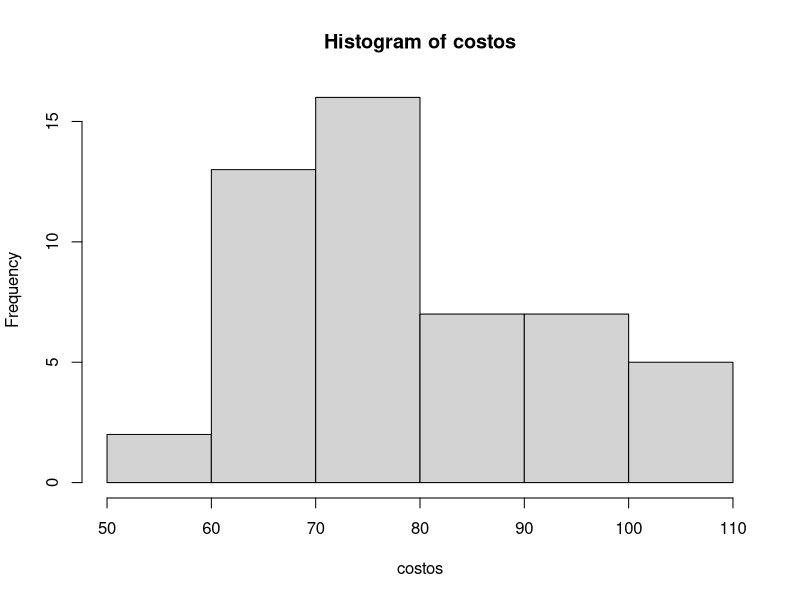
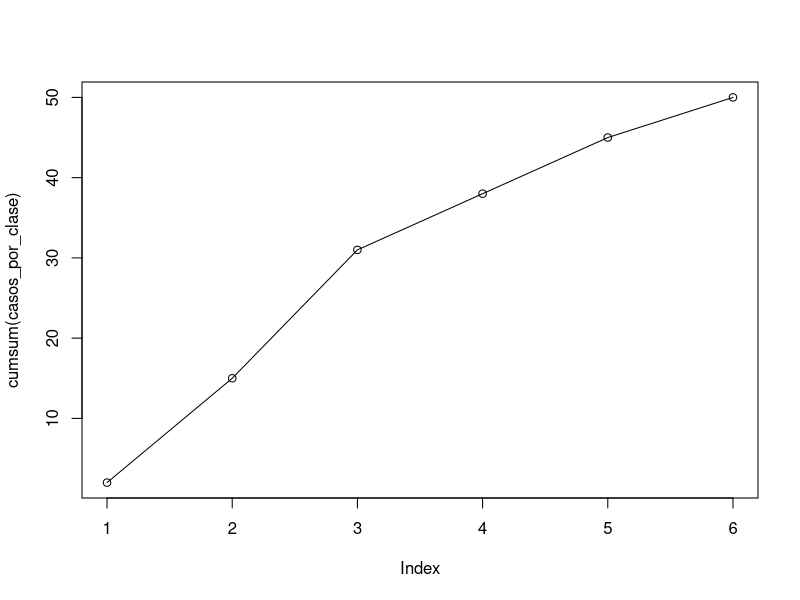
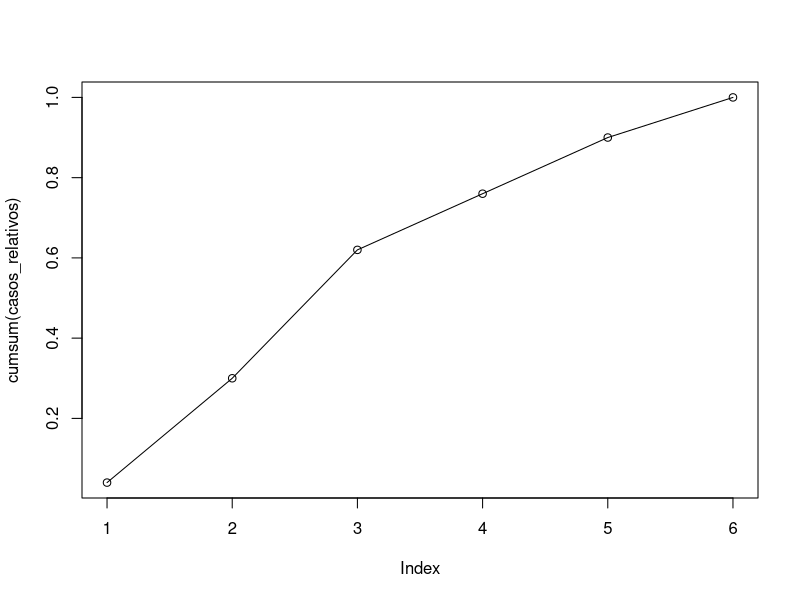
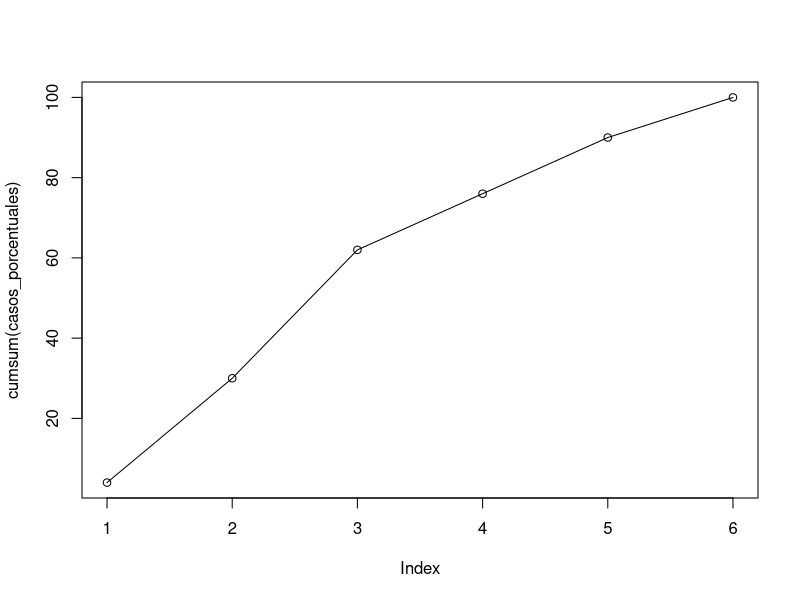
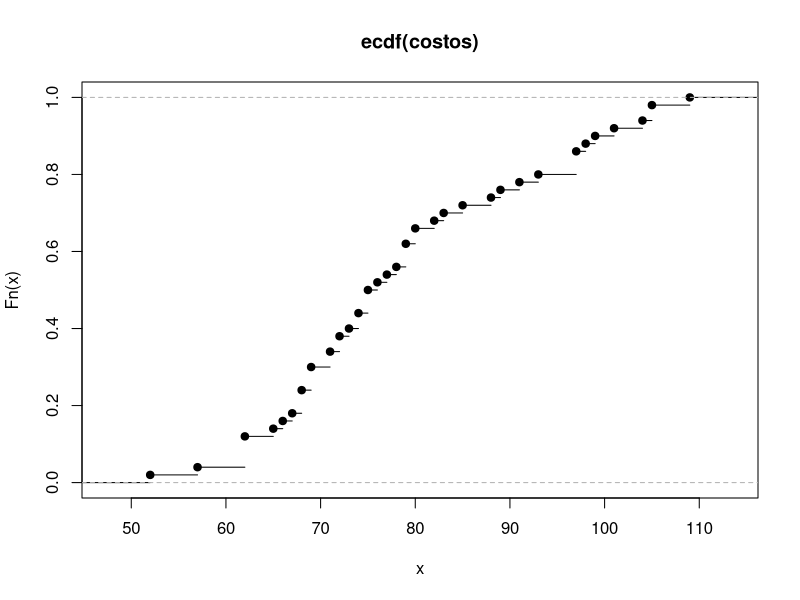

Write R code to recreate these figures, in order.
# Datos ejemplo cuantitativo Prof. Leiva y capítulo 2 del libro
# Pueden copiar/pegar aqui desde el ppt del capitulo 2, los numeros fila por fila
# y quedan así:
# 91	78	93	57	75	52	99	80	97	62
# y despues los dejan como están aquí:

f1 <- c(91,	78,	93,	57,	75,	52,	99,	80,	97,	62)
f2 <- c(71,	69,	72,	89,	66,	75,	79,	75,	72,	76)
f3 <- c(104,	74,	62,	68,	97,	105,	77,	65,	109,	80)
f4 <- c(85,	97,	88,	68,	83,	68,	71,	69,	67,	74)
f5 <- c(62,	82,	98,	101,	79,	105,	79,	69,	62,	73)

costos <- c(f1, f2, f3, f4, f5)

h <- hist(costos, right = FALSE)

casos_por_clase <- h$counts
total_de_casos <- sum(h$counts)
casos_relativos <- casos_por_clase/total_de_casos
casos_porcentuales <- 100 * casos_relativos

cumsum(casos_por_clase)
cumsum(casos_relativos)
cumsum(casos_porcentuales)

# como hacer una ojiva y un gráfico de frecuencia a partir de un histograma
plot(cumsum(casos_por_clase)) 
lines(cumsum(casos_por_clase))

plot(cumsum(casos_relativos))
lines(cumsum(casos_relativos))


plot(cumsum(casos_porcentuales))
lines(cumsum(casos_porcentuales))


plot(ecdf(costos))
 

